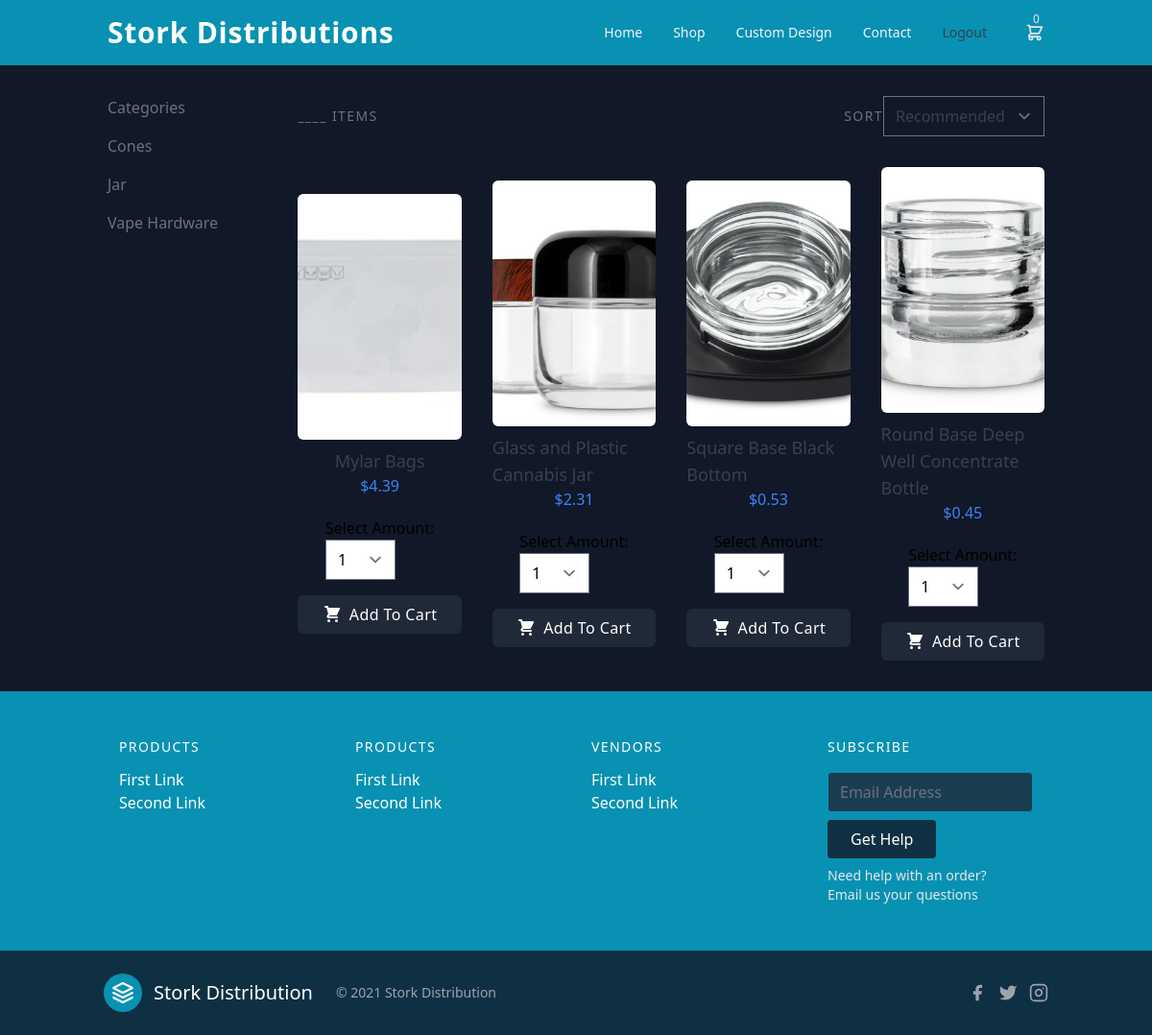
The page /shop/jar/ (signed in) on the database its author committed.
### store/models.py (models this page shows, shortened)
class Category(models.Model):
    name = models.CharField(max_length=100, db_index=True)
    category_code = models.CharField(max_length=3, unique=True)
    category_id = models.CharField(max_length=2, unique=True)
    slug = models.SlugField(max_length=100, unique=True)
    class Meta:
        verbose_name_plural = 'categories'
    def get_absolute_url(self):
        return reverse("store:category_list", kwargs={"slug": self.slug})

class Product(models.Model):
    added_by = models.ForeignKey(User, related_name="added_by", on_delete=models.CASCADE)
    created = models.DateTimeField(auto_now_add=True)
    updated = models.DateTimeField(auto_now=True)
    vendor = models.ForeignKey(Vendor, related_name="vendor", on_delete=models.CASCADE)
    category = models.ForeignKey(Category, related_name="category", on_delete=models.CASCADE)
    name = models.CharField(max_length=255)
    image = models.ImageField(upload_to='product_images/', default='product_images/default.png')
    product_code = models.CharField(max_length=4)
    price = models.DecimalField(max_digits=4, decimal_places=2)
    description = models.TextField(blank=True)
    is_featured = models.BooleanField(default=True)
    deal_price = models.DecimalField(max_digits=4, decimal_places=2, blank=True, default=99.99)
    class Meta:
        ordering = ('-created',)

### store/views.py (the view)
# urls.py: path('shop/<slug:slug>/', views.category_list, name='category_list'),
@login_required
def category_list(request, slug):
    category = get_object_or_404(Category, slug=slug)
    filtered = Product.objects.filter(category=category)
    categories = Category.objects.all()
    return render(request=request, template_name="store/category_list.html", context={'products': filtered,
                                                                                      'categories': categories})

### store/cart.py (called while the page is built)
    def __len__(self):
        cart_items = 0
        for _ in self.cart.values():
            cart_items += 1
        return cart_items

### store/context_processors.py (called while the page is built)
def cart(request):
    cart = Cart(request)
    return {'cart': cart}

### templates/store/category_list.html (shortened to what this page needs)
{% extends './../base.html' %}
{% block content %}
<section class="bg-gray-900">
    <div class="container px-6 py-8 mx-auto">
        <div class="lg:flex lg:-mx-2">
            <div class="space-y-3 lg:w-1/5 lg:px-2 lg:space-y-4">
                <div class="font-medium text-md text-gray-500">Categories</div>
                {% for category in categories %}
                    <a href="{{ category.get_absolute_url }}" class="block font-medium text-gray-500 dark:text-gray-300 hover:underline">{{ category.name }}</a>
                {% endfor %}
            </div>
            <div class="mt-6 lg:mt-0 lg:px-2 lg:w-4/5 ">
                <div class="flex items-center justify-between text-sm tracking-widest uppercase ">
                    <p class="text-gray-500 dark:text-gray-300">____ Items</p>
                    <div class="flex items-center">
                        <p class="text-gray-500 dark:text-gray-300">Sort</p>
                        <select class="font-medium text-gray-700 bg-transparent dark:text-gray-500 focus:outline-none">
                            <option value="#">Recommended</option>
                        </select>
                    </div>
                </div>
                <div class="grid grid-cols-2 gap-8 mt-8 lg:grid-cols-4">
                    {% for product in products %}
                    <div class="flex flex-col items-center justify-center w-full mx-auto">
                        <img class="object-cover object-center w-full rounded-md h-64" src="{{ product.image.url }}" alt="product image">
                        <h4 class="mt-2 text-lg font-medium text-gray-700 dark:text-gray-200">{{ product.name }}</h4>
                        <p class="text-blue-500">&dollar;{{ product.price }}</p>
                        <div class="mt-5">
                            <label for="amount text-gray-200 text-xs font-medium"><p>Select Amount:</p></label>
                            <select class="" id="amount" aria-label="Select Amount">
                                <option value="1">1</option>
                            </select>
                        </div>
                        <button class="flex items-center justify-center w-full px-2 py-2 mt-4 font-medium tracking-wide text-white capitalize transition-colors duration-200 transform bg-gray-800 rounded-md hover:bg-gray-700 focus:outline-none focus:bg-gray-700" id="update-cart" value={{ product.id }}>
                            <span class="mx-1" id="update-cart" value="{{ product.id }}">Add to cart</span>
                        </button>
                    </div>
                    {% endfor %}
                </div>
            </div>
        </div>
    </div>
</section>
{% endblock %}

### rows shown on the page
Category: name "Cones"
Category: name "Jar"
Category: name "Vape Hardware"
Product: image (picture), name "Mylar Bags", price "4.39", {{ product.id }} 6 (drawn)
Product: image (picture), name "Glass and Plastic Cannabis Jar", price "2.31", {{ product.id }} 5 (drawn)
Product: image (picture), name "Square Base Black Bottom", price "0.53", {{ product.id }} 3 (drawn)
Product: image (picture), name "Round Base Deep Well Concentrate Bottle", price "0.45", {{ product.id }} 2 (drawn)
